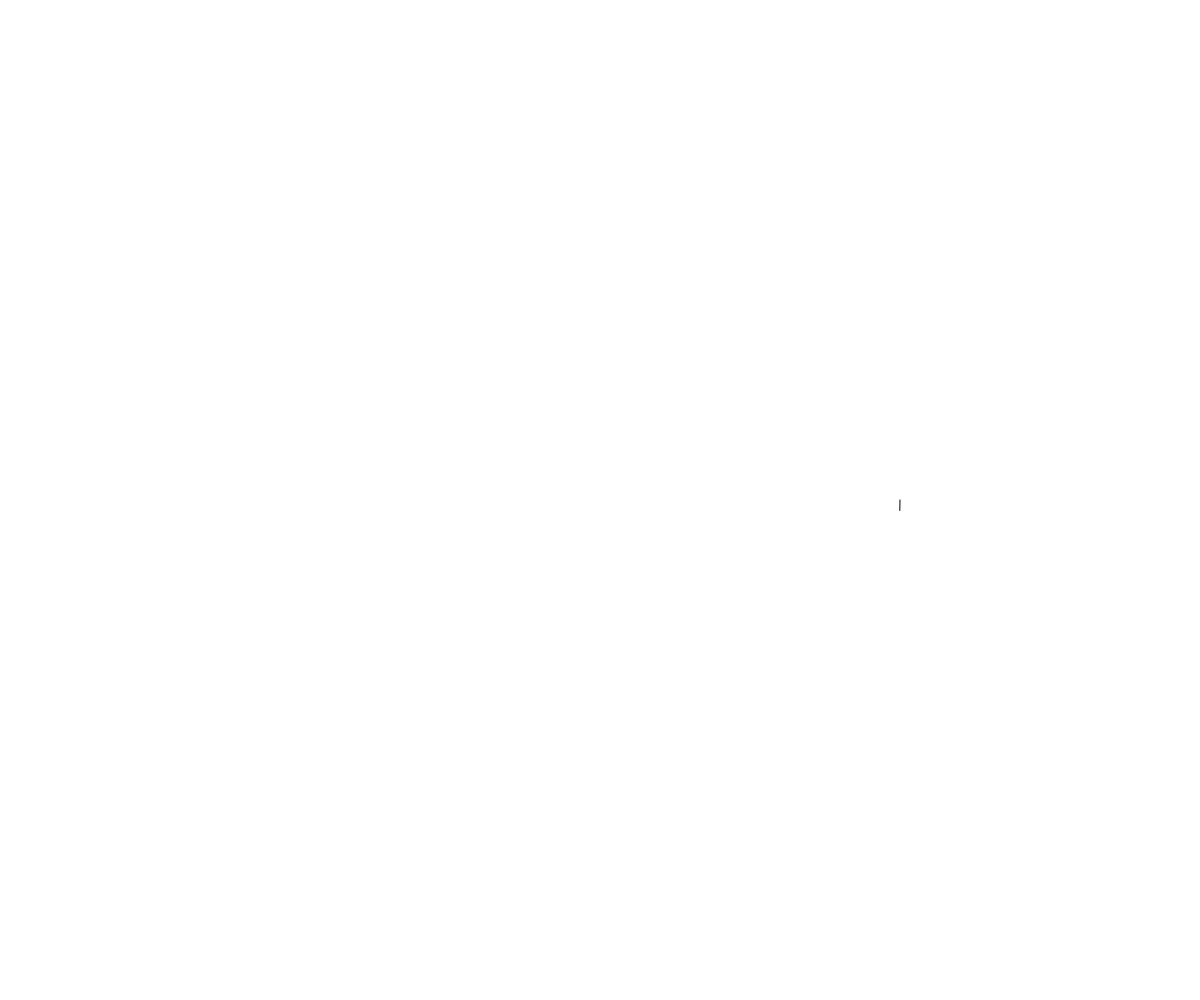
Frame 1 (no input)
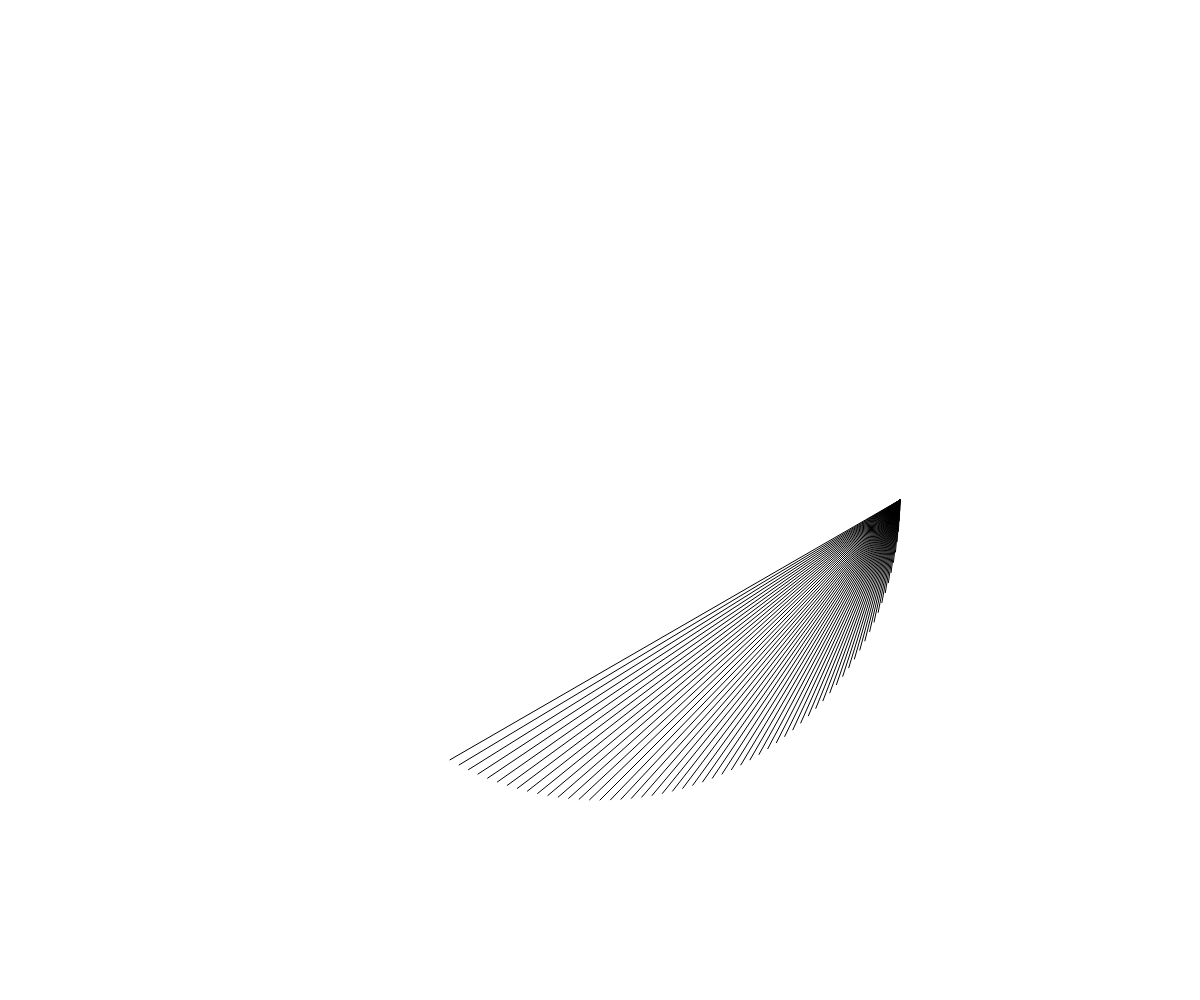
Frame 60 (no input)
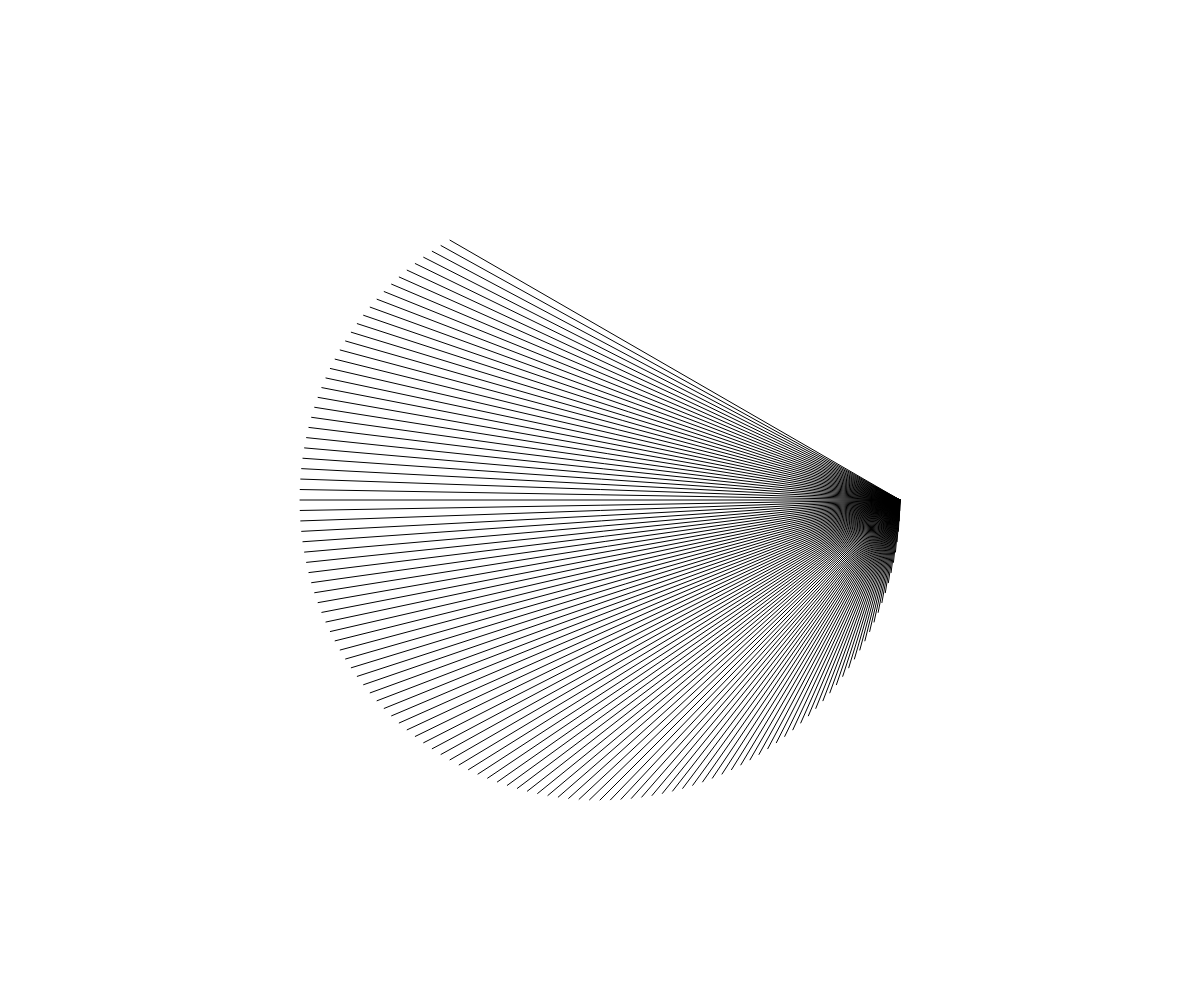
Frame 120 (the mouse pressed at the canvas centre since frame 60)

The p5.js sketch that drew these frames (run headless with seeded random() and noise() and a simulated clock; from frame 60 on, the mouse is pressed at the canvas centre):

// p5.js sketch
// ── sketch.js
function preload(){
  // put preload code here
}

function setup(){
  // put setup code here
  createCanvas(windowWidth,windowHeight);
  angleMode(DEGREES);
  frameRate(30);
}

function draw(){
  // put drawing code here
  translate(width/2,height/2);

  if(frameCount<180){
      stroke("black");
      line(width/4,0,(cos(frameCount*2)*width/4),(sin(frameCount*2)*width/4));
    }

    else if(frameCount==180){background(0,0,0);}

    else if(frameCount<720){
      stroke(lerpColor(color(220,50,100),color(50,100,200),(frameCount-180)/450));
      line((width/4),0,(cos(frameCount*4)*width/4),(sin(frameCount*4)*width/4));

      stroke(lerpColor(color(50,100,200),color(220,50,100),(frameCount-180)/450));
      line((-width/4),0,(cos(180-frameCount*4)*width/4),(sin(frameCount*4)*width/4));
    }

    else if(frameCount==720){background(0,0,0);}

    //DEATH STAR
    else if(frameCount<2160){
      scale(0.6);

      //BIG CIRCLE
      strokeWeight(1);
      stroke("white");
      line((cos(frameCount/4)*width/4),(sin(frameCount/4)*width/4),(cos(180-frameCount/4)*width/4),(sin(frameCount/4)*width/4));
      line(0,0,(cos(180-frameCount/4)*width/4),(sin(frameCount/4)*width/4));

      //RECT
      strokeWeight(0);
      fill("black");
      rect(-width/3.8,-width/100,width/1.9,width/50);
    }
    else if(frameCount<2880){
      scale(0.6);

      //SMALL CIRCLE
      strokeWeight(1);
      stroke("black");
      translate(width/10,-width/9);
      line(0,0,(cos(frameCount/2)*width/15),(sin(frameCount/2)*width/15));
    }

    //REPEAT
    else if(frameCount==2970){
      frameCount=179;
    }
}
